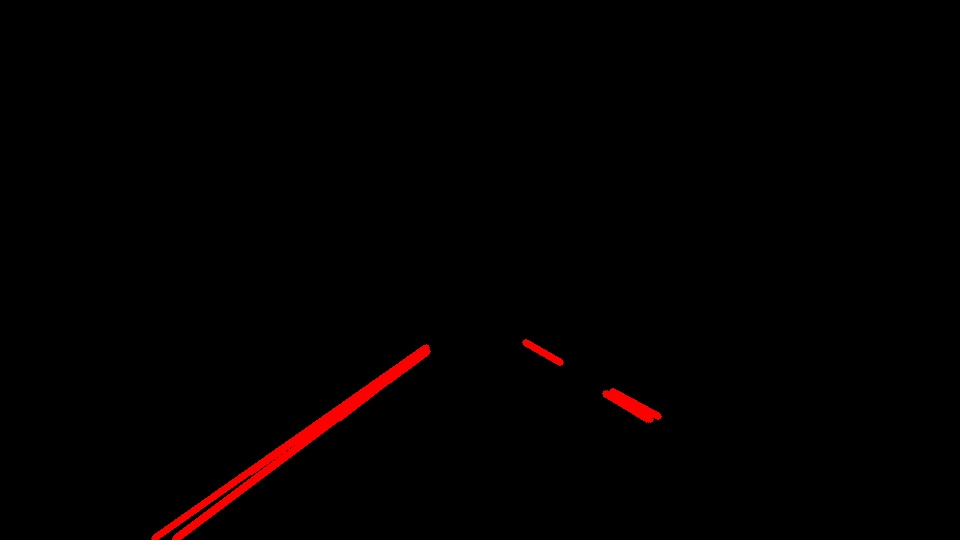
#> input picture data/images/hough_no_extent.jpg, 960 x 540 px; its folder holds only this picture in this run
$ python detector.py
#> lines starting #> are read from the running program, lines starting #| are printed output that depends on the picture; after the words box and inside, x2 and y2 are one past the last pixel; in counts of white or black regions, pixels touching at a corner belong together
### lib/helper.py
import os
import cv2
import math
import numpy as np

def grayscale(img):
    """Applies the Grayscale transform
    This will return an image with only one color channel
    but NOTE: to see the returned image as grayscale
    (assuming your grayscaled image is called 'gray')
    you should call plt.imshow(gray, cmap='gray')"""
    return cv2.cvtColor(img, cv2.COLOR_RGB2GRAY)

def canny(img, low_threshold, high_threshold):
    """Applies the Canny transform"""
    return cv2.Canny(img, low_threshold, high_threshold)

def gaussian_blur(img, kernel_size):
    """Applies a Gaussian Noise kernel"""
    return cv2.GaussianBlur(img, (kernel_size, kernel_size), 0)

def region_of_interest(img, vertices):
    """
    Applies an image mask.

    Only keeps the region of the image defined by the polygon
    formed from `vertices`. The rest of the image is set to black.
    `vertices` should be a numpy array of integer points.
    """
    #defining a blank mask to start with
    mask = np.zeros_like(img)

    #defining a 3 channel or 1 channel color to fill the mask with depending on the input image
    if len(img.shape) > 2:
        channel_count = img.shape[2]  # i.e. 3 or 4 depending on your image
        ignore_mask_color = (255,) * channel_count
    else:
        ignore_mask_color = 255

    #filling pixels inside the polygon defined by "vertices" with the fill color
    cv2.fillPoly(mask, vertices, ignore_mask_color)

    #returning the image only where mask pixels are nonzero
    masked_image = cv2.bitwise_and(img, mask)
    return masked_image

def draw_lines(img, lines, color=[255, 0, 0], thickness=2):
    """
    NOTE: this is the function you might want to use as a starting point once you want to
    average/extrapolate the line segments you detect to map out the full
    extent of the lane (going from the result shown in raw-lines-example.mp4
    to that shown in P1_example.mp4).

    Think about things like separating line segments by their
    slope ((y2-y1)/(x2-x1)) to decide which segments are part of the left
    line vs. the right line.  Then, you can average the position of each of
    the lines and extrapolate to the top and bottom of the lane.

    This function draws `lines` with `color` and `thickness`.
    Lines are drawn on the image inplace (mutates the image).
    If you want to make the lines semi-transparent, think about combining
    this function with the weighted_img() function below
    """
    for line in lines:
        for x1,y1,x2,y2 in line:
            cv2.line(img, (x1, y1), (x2, y2), color, thickness)

def hough_lines(img, rho, theta, threshold, min_line_len, max_line_gap):
    """
    `img` should be the output of a Canny transform.

    Returns an image with hough lines drawn.
    """
    lines = cv2.HoughLinesP(img, rho, theta, threshold, np.array([]), minLineLength=min_line_len, maxLineGap=max_line_gap)

    image_height = img.shape[0]
    line_img = np.zeros((image_height, img.shape[1], 3), dtype=np.uint8)
    draw_lines(line_img, _get_best_fit_lines(lines, img.shape), thickness=5)

    return line_img

def _get_best_fit_lines(lines, shape):
    """
    'lines' is an array containig points for hough lines of the image.
        [ [[x1,y1,x2,y2]], [[x1,y1,x2,y2]], [[x1,y1,x2,y2]] ]

    Decide whether each set of points forms a line on the left/right side
    of the image by getting their slopes. Negative slope means the line
    is on the left side of the image (considering that the origin [0,0]
    is on the top left corner)

    Then, get the average of the left/right lines.
    Average line = (avg slope of lines)*X + (avg y intercepts of lines)
    """
    right_lines = [
        np.polyfit([x1,x2], [y1,y2], 1)
        for line in lines
        for x1,y1,x2,y2 in line
        if ((y2-y1)/(x2-x1)) > 0 and min(x1, x2) > shape[1]/2
    ]
    left_lines = [
        np.polyfit([x1,x2], [y1,y2], 1)
        for line in lines
        for x1,y1,x2,y2 in line
        if ((y2-y1)/(x2-x1)) < 0 and max(x1, x2) < shape[1]/2
    ]

    left_slope, left_intercept = _get_avg_slope_and_intercept(left_lines)
    right_slope, right_intercept = _get_avg_slope_and_intercept(right_lines)

    left_lane_points = _get_points_in_line(shape, left_slope, left_intercept)
    right_lane_points = _get_points_in_line(shape, right_slope, right_intercept)

    return np.array([
        [left_lane_points],
        [right_lane_points]
    ], dtype=np.int32)

def _get_avg_slope_and_intercept(lines):
    slope = 0
    y_intercept = 0
    for line in lines:
        slope += line[0]
        y_intercept += line[1]

    num_lines = len(lines)
    return slope/num_lines, y_intercept/num_lines

def _get_points_in_line(shape, slope, y_intercept):
    y1, y2 = shape[0], shape[0]/1.68
    x1 = (y1 - y_intercept) / slope
    x2 = (y2 - y_intercept) / slope

    return [x1, y1, x2, y2]

# Python 3 has support for cool math symbols.

def weighted_img(img, initial_img, α=0.8, β=1., γ=0.):
    """
    `img` is the output of the hough_lines(), An image with lines drawn on it.
    Should be a blank image (all black) with lines drawn on it.

    `initial_img` should be the image before any processing.

    The result image is computed as follows:

    initial_img * α + img * β + γ
    NOTE: initial_img and img must be the same shape!
    """
    return cv2.addWeighted(initial_img, α, img, β, γ)

def save_img(img, path, filename):
    if not os.path.exists(path):
        os.makedirs(path)

    return cv2.imwrite(f'{path}/{filename}', cv2.cvtColor(img, cv2.COLOR_RGB2BGR))

# [5 lines left out: function save_video, not called in this run]


### detector.py
import os
import sys

import numpy as np
import matplotlib.pyplot as plt
import matplotlib.image as mpimg

from moviepy.editor import VideoFileClip

from lib.helper import (
	grayscale, canny, gaussian_blur, region_of_interest,
	draw_lines, hough_lines, weighted_img, save_img, save_video
)

GAUSSIAN_KERNEL = 5
CANNY_LOW_THRESHOLD = 50
CANNY_HI_THRESHOLD = 150

DATA_DIR = f'{os.getcwd()}/data'

IMAGE_DIR = f'{DATA_DIR}/images'
OUT_IMAGE_DIR = f'{DATA_DIR}/test_images_output'

VIDEO_DIR = f'{DATA_DIR}/videos'
OUT_VIDEO_DIR = f'{DATA_DIR}/test_videos_output'

def process_image(image):
	"""
	Find lanes on the given image
	"""
	height = image.shape[0]
	width = image.shape[1]

	# make the image gray
	gray_image = grayscale(image)
	# apply gaussian noise filtering
	blur_gray = gaussian_blur(gray_image, GAUSSIAN_KERNEL)

	# Canny transform to detect lines
	lines = canny(blur_gray, CANNY_LOW_THRESHOLD, CANNY_HI_THRESHOLD)

	# points of the important polygon area
	masking_region = np.array([[
		[0,height],
		[width/2,height/1.68],
		[width,height]
	]], dtype=np.int32)
	masked_lines = region_of_interest(lines, masking_region)

	# get hough transformed lines
	detected_lines = hough_lines(masked_lines, 2, np.pi/180, 50, 5, 10)

	# return the orginal image with hough lines drawn
	return weighted_img(detected_lines, image)

def find_lanes_on_images():
	"""
	Go through images in the /data/images/ directory and
	find the lanes in each image and save off the output
	"""
	for image_file in os.listdir(IMAGE_DIR):
		image = mpimg.imread(f'{IMAGE_DIR}/{image_file}')
#> image is the input picture: shape (540, 960, 3); mean R, G, B 2.8, 0.1, 0.1

		result = process_image(image)
#> in canny, `return cv2.Canny(img, low_threshold, high_threshold)`:
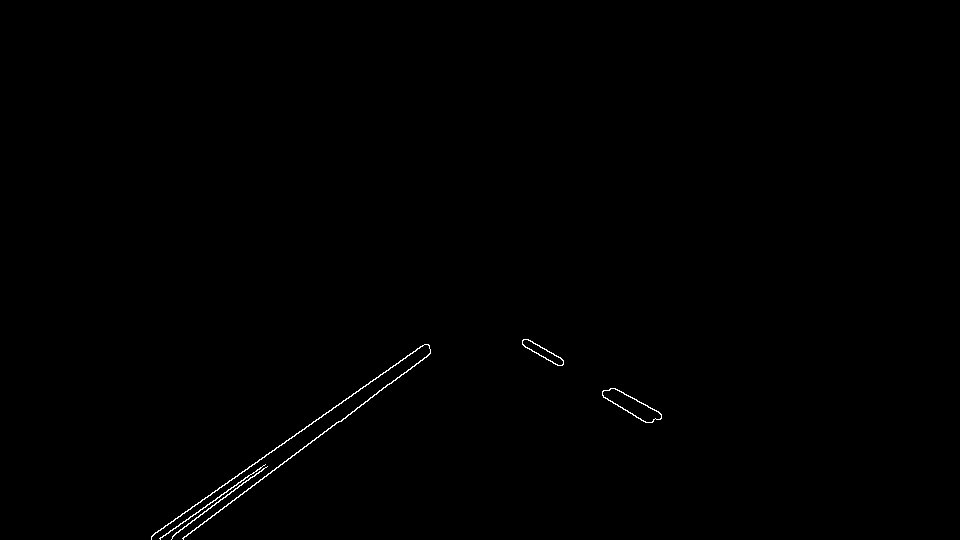
#> returned value: shape (540, 960); 0.3% white in thin lines or dots, all inside (x1, y1, x2, y2) = (151, 339, 662, 540)
#> in region_of_interest, `cv2.fillPoly(mask, vertices, ignore_mask_color)`:
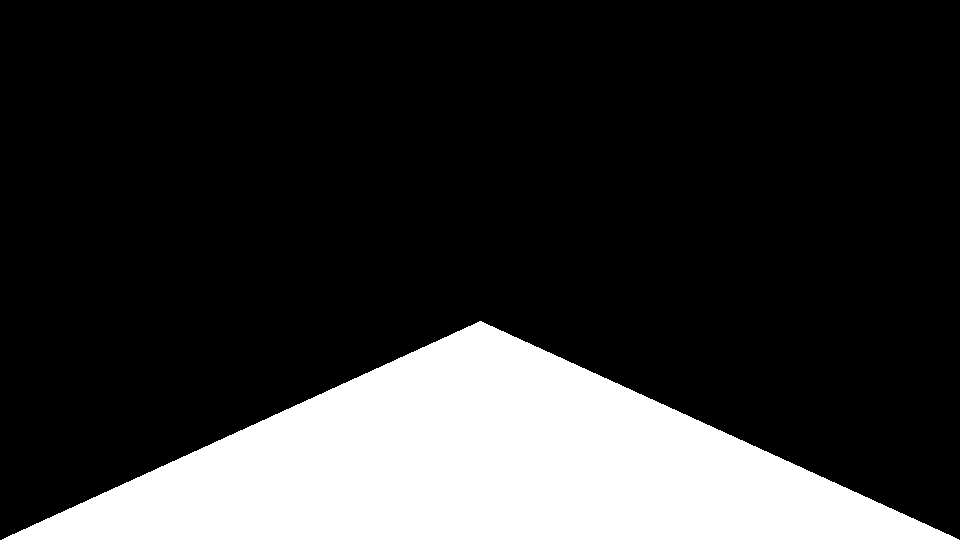
#> mask: shape (540, 960); 20.3% white; 1 white region, box (x1, y1, x2, y2) and area: (2, 321, 959, 540) 105161
#> in region_of_interest, `masked_image = cv2.bitwise_and(img, mask)`: masked_image: shape (540, 960); 0.29% white in thin lines or dots, all inside (x1, y1, x2, y2) = (151, 340, 662, 540)
#> in hough_lines, `lines = cv2.HoughLinesP(img, rho, theta, threshold, np.array([]), minL..`: lines = 14 rows, first 6: [182, 538, 338, 421], [151, 536, 415, 351], [159, 538, 226, 492], [154, 533, 414, 351], [160, 538, 188, 519], [172, 537, 265, 467]
#> in _get_best_fit_lines, `right_lines = [ np.polyfit([x1,x2], [y1,y2], 1) for line in lines for ..`: right_lines = [[0.628, 17], [0.532, 61.94], [0.595, 32.62]]
#> in _get_best_fit_lines, `left_lines = [ np.polyfit([x1,x2], [y1,y2], 1) for line in lines for x..`: left_lines = [[-0.75, 674.5], [-0.701, 641.8], [-0.687, 647.2], [-0.7, 640.8], [-0.679, 646.6], [-0.753, 666.5], [-0.776, 685.7], [-0.667, 641.7], [-0.791, 690.9], [-0.714, 660.7], [-0.74, 662.2]]
#> the loop in _get_avg_slope_and_intercept, `for line in lines:` made 11 passes
#> (line, slope, y_intercept) on passes 2 to 11: ([-0.701, 641.8], -1.45, 1316.3), ([-0.687, 647.2], -2.14, 1963.5), ([-0.7, 640.8], -2.84, 2604.3), ([-0.679, 646.6], -3.52, 3250.9), ([-0.753, 666.5], -4.27, 3917.3), ([-0.776, 685.7], -5.04, 4603), ([-0.667, 641.7], -5.71, 5244.7), ([-0.791, 690.9], -6.5, 5935.6), ([-0.714, 660.7], -7.22, 6596.3), ([-0.74, 662.2], -7.96, 7258.5)
#> after the loop in _get_avg_slope_and_intercept, `for line in lines:`: slope = -7.96; y_intercept = 7258.5
#> in _get_avg_slope_and_intercept, `num_lines = len(lines)`: num_lines = 11
#> in _get_best_fit_lines, `left_slope, left_intercept = _get_avg_slope_and_intercept(left_lines)`: left_slope = -0.723; left_intercept = 659.9
#> the loop in _get_avg_slope_and_intercept (call 2), `for line in lines:` made 3 passes
#> (line, slope, y_intercept) on passes 2 to 3: ([0.532, 61.94], 1.16, 78.94), ([0.595, 32.62], 1.75, 111.6)
#> in _get_best_fit_lines, `right_slope, right_intercept = _get_avg_slope_and_intercept(right_lines)`: right_slope = 0.585; right_intercept = 37.19
#> in _get_points_in_line, `x1 = (y1 - y_intercept) / slope`: x1 = 165.7
#> in _get_points_in_line, `x2 = (y2 - y_intercept) / slope`: x2 = 467.9
#> in _get_best_fit_lines, `left_lane_points = _get_points_in_line(shape, left_slope, left_interce..`: left_lane_points = [165.7, 540, 467.9, 321.4]
#> in _get_best_fit_lines, `right_lane_points = _get_points_in_line(shape, right_slope, right_inte..`: right_lane_points = [859.8, 540, 486, 321.4]
#> the loop in draw_lines, `for line in lines:` made 2 passes
#> line on passes 1 to 2: [[165, 540, 467, 321]], [[859, 540, 486, 321]]
		if not save_img(result, OUT_IMAGE_DIR, image_file):
#> in save_img, `return cv2.imwrite(f'{path}/{filename}', cv2.cvtColor(img, cv2.COLOR_R..`:
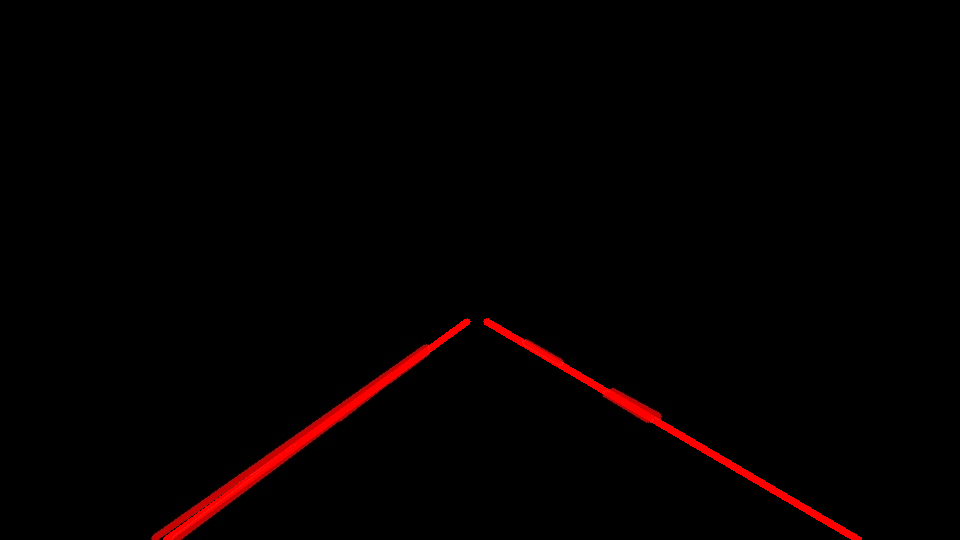
#> saved as hough_no_extent.jpg: shape (540, 960, 3); mean B, G, R 0.1, 0.1, 4.1
			print("Fail to save the image.")
			sys.exit()

def find_lanes_on_videos():
	"""
	Go through videos in the /data/videos/ directory and
	trace the lanes in each video and save off the output
	"""
#> (the run stopped early here; a loop or call above may not have finished)

$ run again, on data/images/hough_transformed.jpg
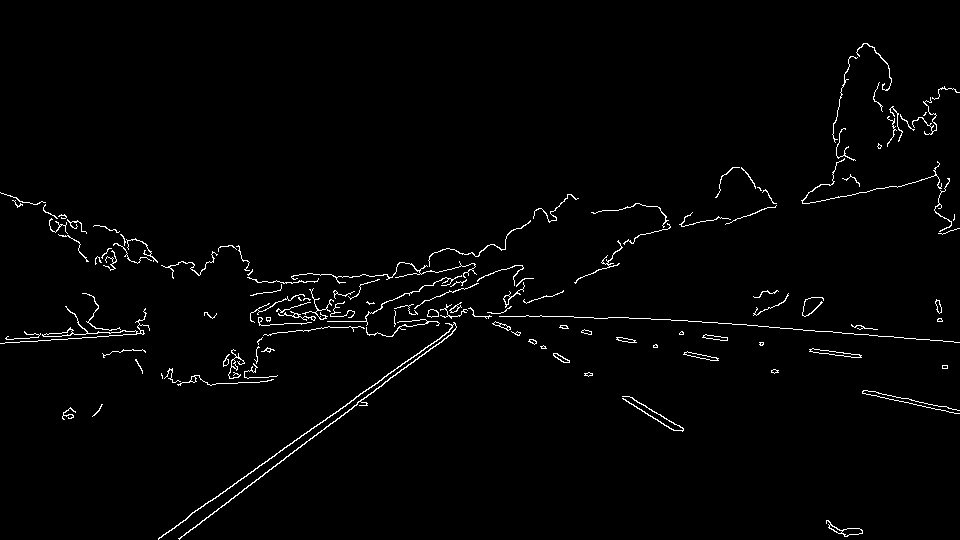
#> input picture data/images/hough_transformed.jpg, 960 x 540 px
#> in find_lanes_on_images, image is the input picture: shape (540, 960, 3); min 0, max 255, mean 4.4
#> mask: shape (540, 960); 20.3% white; 1 white region, box (x1, y1, x2, y2) and area: (2, 321, 959, 540) 105161
#> in region_of_interest, `masked_image = cv2.bitwise_and(img, mask)`:
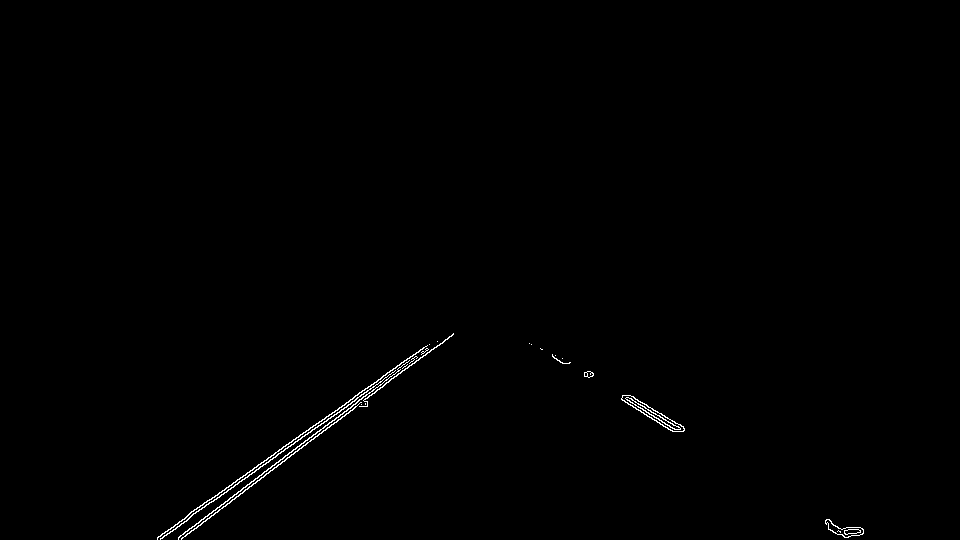
#> masked_image: shape (540, 960); 0.45% white in thin lines or dots, all inside (x1, y1, x2, y2) = (157, 333, 864, 540)
#> lines = 23 rows, first 6: [181, 538, 453, 333], [178, 537, 428, 349], [217, 495, 368, 386], [324, 419, 427, 345], [188, 518, 354, 401], [158, 536, 258, 465]
#> right_lines = [[0.607, 19.96], [0.538, 58.77], [0.604, 24.4], [0.643, -8.07], [0.607, 19.36], [0.6, 17.6], [0.571, 37.71], [0.636, 2.82], [0.556, 50], [0.611, 15.89]]
#> left_lines = [[-0.754, 674.4], [-0.752, 670.9], [-0.722, 651.6], [-0.718, 651.8], [-0.705, 650.5], [-0.71, 648.2], [-0.704, 648.5], [-0.754, 674.2], [-0.741, 659.1], [-0.694, 644.2], [-0.697, 646.5], [-0.712, 651.8]]
#> the loop in _get_avg_slope_and_intercept, `for line in lines:` made 12 passes
#> (line, slope, y_intercept) on passes 2 to 9: ([-0.752, 670.9], -1.51, 1345.3), ([-0.722, 651.6], -2.23, 1996.9), ([-0.718, 651.8], -2.95, 2648.7), ([-0.705, 650.5], -3.65, 3299.2), ([-0.71, 648.2], -4.36, 3947.4), ([-0.704, 648.5], -5.06, 4595.9), ([-0.754, 674.2], -5.82, 5270.1), ([-0.741, 659.1], -6.56, 5929.3)
#> after the loop in _get_avg_slope_and_intercept, `for line in lines:`: slope = -8.66; y_intercept = 7871.8
#> num_lines = 12
#> left_slope = -0.722; left_intercept = 656
#> the loop in _get_avg_slope_and_intercept (call 2), `for line in lines:` made 10 passes
#> (line, slope, y_intercept) on passes 2 to 9: ([0.538, 58.77], 1.15, 78.73), ([0.604, 24.4], 1.75, 103.1), ([0.643, -8.07], 2.39, 95.06), ([0.607, 19.36], 3, 114.4), ([0.6, 17.6], 3.6, 132), ([0.571, 37.71], 4.17, 169.7), ([0.636, 2.82], 4.81, 172.5), ([0.556, 50], 5.36, 222.5)
#> right_slope = 0.597; right_intercept = 23.84
#> x1 = 160.7
#> x2 = 463.4
#> left_lane_points = [160.7, 540, 463.4, 321.4]
#> right_lane_points = [864, 540, 498.1, 321.4]
#> the loop in draw_lines, `for line in lines:` made 2 passes
#> line on passes 1 to 2: [[160, 540, 463, 321]], [[863, 540, 498, 321]]
#> in weighted_img, `return cv2.addWeighted(initial_img, α, img, β, γ)`:
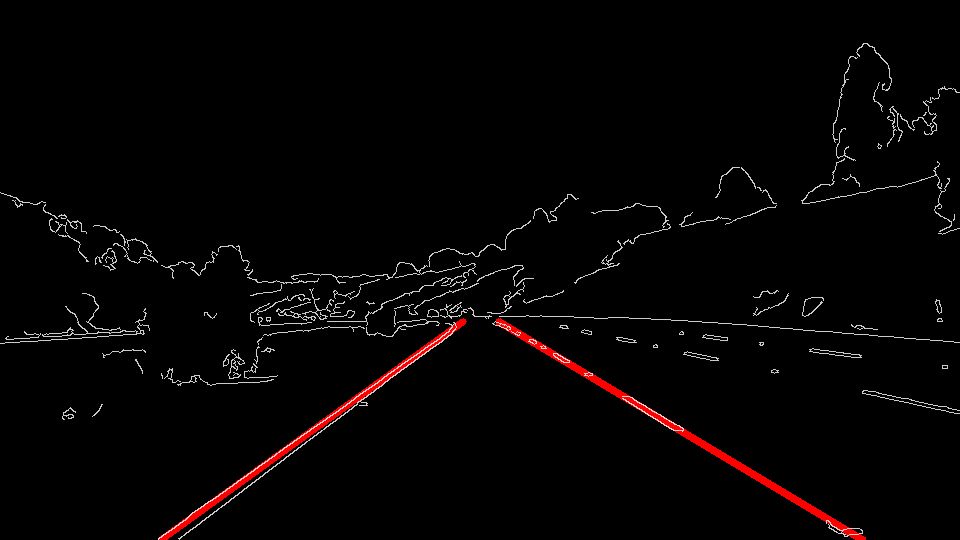
#> returned value: shape (540, 960, 3); mean of channels 0, 1, 2 6, 3.5, 3.5; drawn as R, G, B
